Frame 1 (no input): blank canvas, image omitted
Frame 60 (the mouse pressed at the canvas centre just before this capture): blank canvas, image omitted
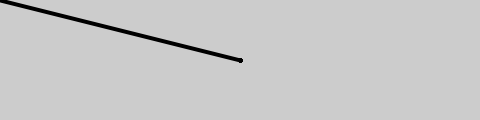
Frame 120 (the mouse held since frame 60 and released just before this capture)

The Processing sketch whose frames 1 and 60 were blank and that drew this single picture after the mouse press (run headless with seeded random() and noise(); from frame 60 on, the mouse is pressed at the canvas centre):

// Processing sketch: Mouse_Variables
// ── Mouse_Variables.pde
boolean mouseClicked = false;

void setup() {
  size(480, 120);
  strokeWeight(4);
  smooth();
  stroke(0, 102);
}
void draw() {
  //mouseX and mouseY => Current Mouse Pointer Position
  //pmouseX and pmouseY => Previous Mouse Pointer Position
  
  // When the mouse is clicked once, it will start drawing
  if(mouseClicked == false && mousePressed){
    mouseClicked = true;
  }
  //when the mouse is clicked again, it will stop drawing
  else if(mouseClicked == true && mousePressed){
    mouseClicked = false;
  }
  
  if (mouseButton == LEFT) {
    stroke(255);
   } else {
    stroke(0);
   }

  
  
  //If the Previous mouse position is not present dont draw.
  if(mouseClicked == true)
    line(mouseX, mouseY, pmouseX, pmouseY);
}
